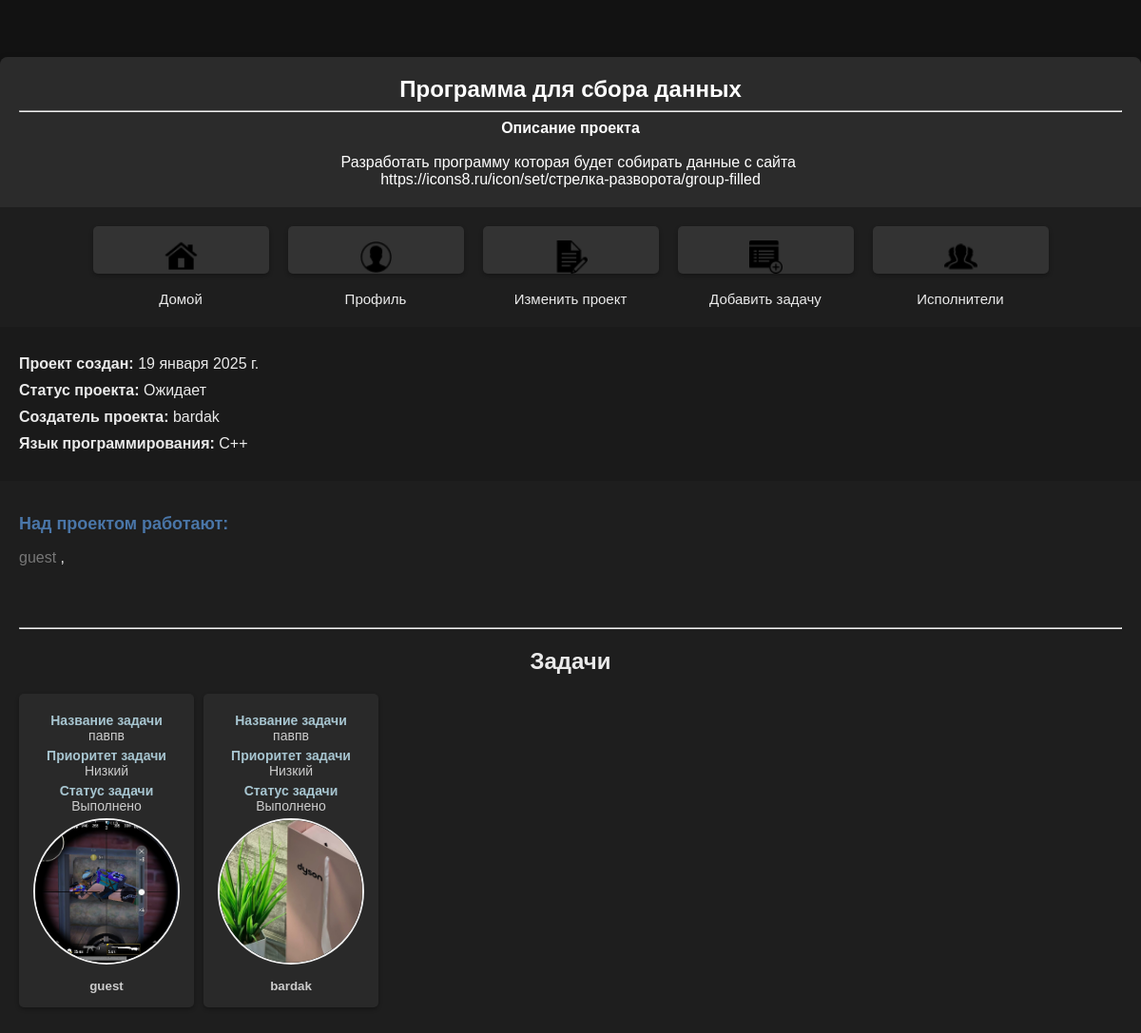
Before: /info_project/13/ (signed in) with the older database file.
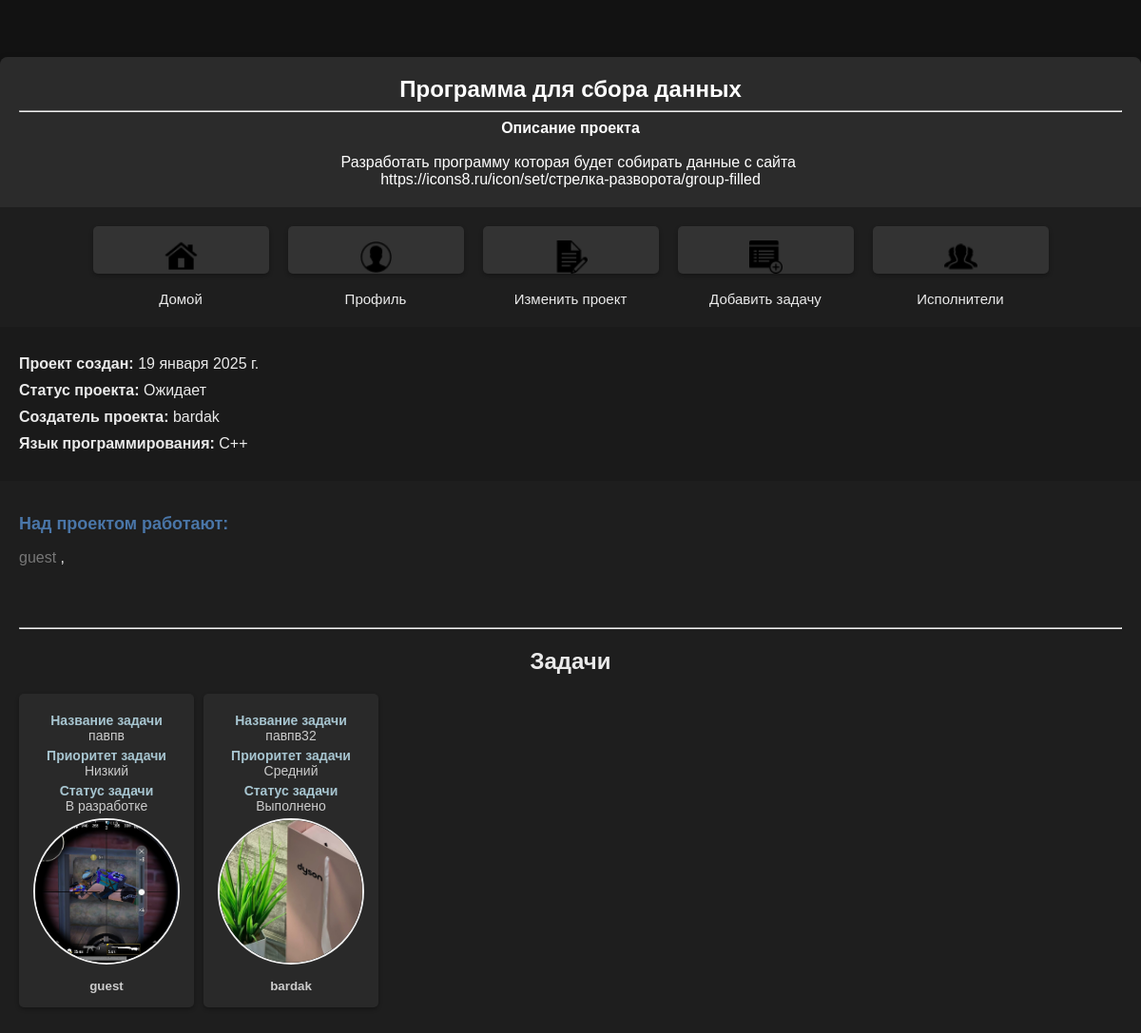
After: the same page with the newer database file.
### scp/models.py (models this page shows, shortened)
class Project(models.Model):
    title = models.CharField(max_length=100, verbose_name='Название проекта')
    description = models.TextField(verbose_name='Описание проекта')
    language = models.CharField(max_length=50, choices=Language.LANGUAGE_CHOICES, verbose_name='Язык программирования',default='Не указан')
    status = models.CharField(max_length=50,choices=Status.STATUS_CHOICES, verbose_name="Статус",default='Ожидает')
    owner = models.ForeignKey(User, on_delete=models.CASCADE,related_name='p_owner')
    participants = models.ManyToManyField(User, blank=True, related_name='p_participants')
    created_at = models.DateField(auto_now_add=True)
    complexity = models.CharField(max_length=100 ,choices=Status.PRIORITY_CHOICES, verbose_name="Сложность", default='Не указан')

class Task(models.Model):
    title = models.CharField(max_length=100, null=False, verbose_name="Название задачи")
    description = models.TextField(verbose_name="Описание задачи")
    creator = models.ForeignKey(User, on_delete=models.CASCADE, related_name='t_creator')
    project = models.ForeignKey(Project, on_delete=models.CASCADE, related_name='t_project')
    assignee = models.ForeignKey(User, on_delete=models.CASCADE, blank = True,null=True,verbose_name="Исполнитель",related_name='t_assignee')
    priority = models.CharField(max_length=50, choices=Status.PRIORITY_CHOICES,verbose_name="Статус",default='Не указан')
    status = models.CharField(max_length=50,choices=Status.STATUS_CHOICES, verbose_name="Cтатус",default='Ожидает')
    created_at = models.DateField(auto_now_add=True)
    code = models.TextField(verbose_name="Код",blank=True, null=True)

class Profile(models.Model):
    puser = models.OneToOneField(User, on_delete=models.CASCADE, related_name='profile', unique=True)
    bio = models.TextField(blank=True, null=True)
    avatar = models.ImageField(upload_to='./profile_avatars/', blank=True, null=True, default='./default/no_avatar.png')
    role = models.CharField(max_length=50, blank=True, choices=Role.ROLE_CHOICES, default='Исполнитель')
    account = models.BooleanField(default=False)  # Это поле отвечает за статус пользователя
    contacts = models.TextField(default='Контакты не указаны')
    status = models.CharField(max_length=50, choices=Status.BLACKLIST_CHOICES, default='Не заблокирован')
    telegram_url = models.URLField(max_length=255, blank=True, null=True, verbose_name='Telegram')
    github_url = models.URLField(max_length=255, blank=True, null=True, verbose_name='GitHub')

### scp/views.py (the view)
# urls.py: path('info_project/<int:project_id>/', views.info_project, name='info_project'), # Информация о проекте
@login_required
def info_project(request, project_id):
    project = get_object_or_404(Project, id = project_id)
    all_parsip = project.participants.prefetch_related('p_participants')
    profile = Profile.objects.select_related('profile')
    is_participant = project.participants.filter(id = request.user.id).exists()
    tasks = Task.objects.filter(project = project_id)
    context = {
        'project':project,
        'is_participant':is_participant,
        'tasks':tasks,
        'profile':profile,
        'all_parsip':all_parsip,
    }
    return render(request, 'scp/info_project.html', context)

### scp/templates/scp/info_project.html (shortened to what this page needs)
{% load static %}
<!DOCTYPE html>
<html lang="ru">
<head>
    <link rel="stylesheet" href="{% static 'scp/css/info_project.css' %}">
</head>
<body>
    <div class="container">
        <header class="project-header">
            <h1>{{ project.title }}</h1><hr>
            <strong>Описание проекта</strong>
            <br><br><span>{{ project.description }}</span>
        </header>
        <section class="actions">
            {% if request.user != project.owner %}
                {% if is_participant %}
                    <a href="{% url 'unjoin_project' project.id %}">
                        <button type="submit" class="nav-button">
                            <img src="{% static 'scp/image/exit.png' %}" alt="Иконка выхода" >
                            <p>Покинуть проект</p>
                        </button>
                    </a>
                {% else %}
                    <a href="{% url 'join_project' project.id %}">
                        <button type="submit" class="nav-button">
                            <img src="{% static 'scp/image/entrance.png' %}" alt="Иконка выхода">
                            <p>Вступить в разработку</p>
                        </button>
                    </a>
                {% endif %}
            {% else %}
                <a href="{% url 'manage_particip' project.id %}">
                    <button type="submit" class="nav-button">
                        <img src="{% static 'scp/image/manage_particip.png' %}" alt="Иконка Исполнителей">
                        <p>Исполнители</p>
                    </button>
                </a>
            {% endif %}
            {% if request.user == project.owner %}
                <form method="post" action="{% url 'add_task' project.id %}">
                    <button type="submit" class="nav-button">
                        <img src="{% static 'scp/image/add_task.png' %}" alt="Иконка удаления">
                        <p>Добавить задачу</p>
                    </button>
                </form>
                <form method="get" action="{% url 'edit_project' project.id%}">
                    <button type="submit" class="nav-button">
                        <img src="{% static 'scp/image/edit_project.png' %}" alt="Иконка Исполнителей">
                        <p>Изменить проект</p>
                    </button>
                </form>
            {% endif %}
            <form method="post" action="{% url 'profile' %}">
                <button type="submit" class="nav-button">
                    <img src="{% static 'scp/image/profile.png' %}" alt="Иконка профиля">
                    <p>Профиль</p>
                </button>
            </form>
            <form method="post" action="{% url 'home' %}">
                <button type="submit" class="nav-button">
                    <img src="{% static 'scp/image/home.png' %}" alt="Иконка домой">
                    <p>Домой</p>
                </button>
            </form>
        </section>
        <section class="project-details">
            <p><strong>Проект создан:</strong> {{ project.created_at }}</p>
            <p><strong>Статус проекта:</strong> {{ project.status }}</p>
            <p><strong>Создатель проекта:</strong> {{ project.owner }}</p>
            <p><strong>Язык программирования:</strong> {{ project.language }}</p>
        </section>
        <section class="participants">
            <h2>Над проектом работают:</h2>
            {% if all_parsip %}
                <ul class="participants-list">
                    {% for participant in all_parsip %}
                        {% if request.user.profile.role == "Администратор" %}
                            <a href="{% url 'admin_panel' participant.id %}">
                                {{ participant.username }}
                            </a>,
                        {% else %}
                            <a href="{% url 'profiles_info' participant.id %}">
                                {{ participant.username }}
                            </a>,
                        {% endif %}
                    {% endfor %}
                </ul>
            {% else %}
                <p>Исполнители отсутствуют</p>
            {% endif %}
        </section>
        <section class="tasks">
            <hr>
            <h2 style="text-align: center;">Задачи</h2>
            <div class="task-container">
                {% if request.user == project.owner %}
                    {% for task in tasks %}
                        <div class="task-btn">
                            <form method="post" action="{% url 'info_task' project.id task.id %}" class="task-form">
                                <button type="submit">
                                    <p><strong>Название задачи<br></strong> {{ task.title }}</p>
                                    <p><strong>Приоритет задачи<br></strong> {{ task.priority }}</p>
                                    <p><strong>Статус задачи<br></strong> {{ task.status }}</p>
                                    {% if task.assignee %}
                                        {% if task.assignee.profile.avatar %}
                                            <div class="avatar-container">
                                                <img class="avatar" src="{{ task.assignee.profile.avatar.url }}" alt="{{ assignee.user }}'s avatar">
                                            </div>
                                            <br><strong>{{task.assignee.profile.puser}}</strong>
                                        {% else %}
                                            <p>Изображение отсутствует</p>
                                        {% endif %}
                                    {% else %}
                                        <p>Исполнители отсутствуют</p>
                                    {% endif %}
                                </button>
                            </form>
                        </div>
                    {% endfor %}
                {% else %}
                    <div class ="error-task">
                        <p><strong>ДЛЯ НАЧАЛА ВЫПОЛНЕНИЯ ЗАДАЧ ВСТУПИТЕ В ПРОЕКТ</strong></p>
                    </div>
                {% endif %}
            </div>
        </section>
    </div>
</body>
</html>

### scp/static/scp/css/info_project.css (style rules this page uses)
body { margin: 0; padding: 0; font-family: Arial, sans-serif; background-color: #121212; color: #eaeaea; }
.container { display: flex; flex-direction: column; max-width: 1200px; width: 100%; margin: 60px auto 0; background-color: #1e1e1e; box-shadow: 0 4px 8px rgba(0, 0, 0, 0.3); border-radius: 8px; overflow: hidden; }
.project-header { padding: 20px; background-color: #2b2b2b; color: #ffffff; text-align: center; }
.project-header h1 { margin: 0; font-size: 24px; }
.project-header span { margin-top: 10px; margin-bottom: 10px; font-size: 16px; overflow: hidden; word-wrap: break-word; white-space: pre-wrap; }
.project-details { padding: 20px; background-color: #1a1a1a; font-size: 16px; }
.project-details p { margin: 10px 0; }
.participants { padding: 20px; }
.participants h2 { font-size: 18px; color: #4a76a8; }
.participants-list { list-style-type: none; padding: 0; }
.participants-list a { text-decoration: none; color: #777; }
.actions { display: flex; padding: 20px; flex-direction: row-reverse; align-self: center; }
.actions img { height: 35px; width: 35px; }
.nav-button { width: 185px; margin: 0 10px 0; height: 50px; text-align: center; background-color: #333; padding: 15px; border: none; border-radius: 5px; box-shadow: 0 2px 4px rgba(0, 0, 0, 0.3); color: #eaeaea; font-size: 15px; cursor: pointer; transition: backgrund-color 0.3s ease; }
.tasks { padding: 20px; }
.task-container { display: flex; flex-direction: row; gap: 10px; }
.task-btn { margin-bottom: 20px; }
.task-btn button { width: 100%; text-align: center; background-color: #292929; padding: 15px; border: none; border-radius: 5px; box-shadow: 0 2px 4px rgba(0, 0, 0, 0.3); transition: background-color 0.3s ease; color: #cccccc; cursor: pointer; }
.task-btn p { font-size: 14px; margin: 5px 0; }
.task-btn p strong { color: #a7c5d0; }
.avatar-container { width: 150px; height: 150px; border-radius: 50%; overflow: hidden; border: 2px solid #f0f0f0; display: flex; justify-content: center; align-items: center; margin: 0 auto; }
.avatar { width: 100%; height: 100%; object-fit: cover; }

Changed rows visible on the page:
changed Task "павпв": status "Выполнено" → "В разработке"
changed Task "Выполнено": title "павпв" → "павпв32"; priority "Низкий" → "Cредний"
